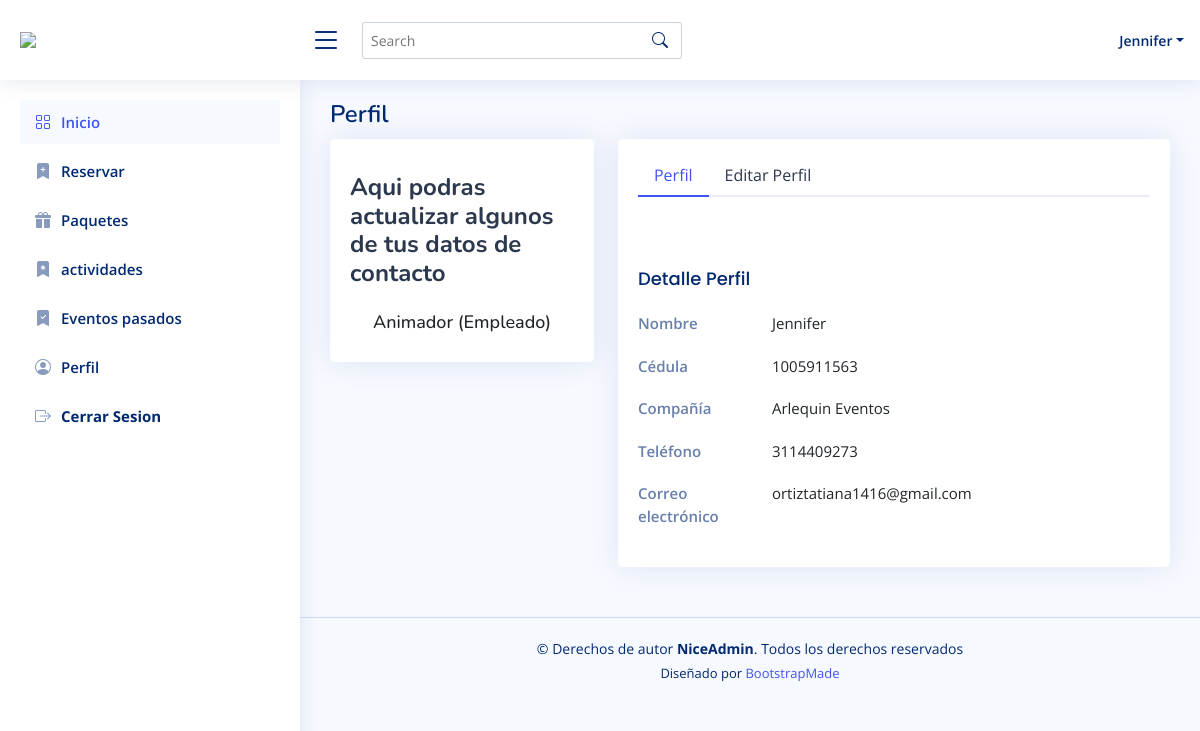
The page /model/cliente/perfil.php (signed in) on the database its author committed.
### tables this page shows
CREATE TABLE `usuarios` (
  `cedula` bigint(20) NOT NULL,
  `nombre` varchar(40) NOT NULL,
  `celular` bigint(20) NOT NULL,
  `contrasena` varchar(100) NOT NULL,
  `correo` varchar(80) NOT NULL,
  `id_tipo_user` int(11) NOT NULL,
  `id_estado` int(11) NOT NULL,
  `nit` bigint(20) NOT NULL,
  `token` varchar(10) NOT NULL
);

CREATE TABLE `empresa` (
  `nit` int(11) NOT NULL,
  `nombre_emp` varchar(50) NOT NULL,
  `telefono` bigint(20) NOT NULL,
  `direccion` varchar(80) NOT NULL
);

### model/cliente/perfil.php (the view, shortened to what this page needs)
<?php
include 'plantilla.php';
$cedula = $_SESSION['cedula'];
$sql = $con->prepare("SELECT usuarios.cedula, usuarios.nombre, usuarios.correo, usuarios.celular, empresa.nombre_emp
                    FROM usuarios
                    INNER JOIN empresa ON usuarios.nit = empresa.nit
                    WHERE usuarios.cedula = $cedula");
$sql->execute();
$cliente = $sql->fetch(PDO::FETCH_ASSOC);
?>
<!DOCTYPE html>
<html lang="es">
<head>
</head>
<body>
    <main id="main" class="main">
        <div class="pagetitle">
            <h1>Perfil</h1>
        </div>
        <section class="section profile">
            <div class="row">
                <div class="col-xl-4">
                    <div class="card">
                        <div class="card-body profile-card pt-4 d-flex flex-column align-items-center">
                            <h2>Aqui podras actualizar algunos de tus datos de contacto</h2>
                            <br>
                            <h3>Animador (Empleado)</h3>
                        </div>
                    </div>
                </div>
                <div class="col-xl-8">
                    <div class="card">
                        <div class="card-body pt-3">
                            <ul class="nav nav-tabs nav-tabs-bordered">
                                <li class="nav-item">
                                    <button class="nav-link active" data-bs-toggle="tab"
                                        data-bs-target="#profile-overview">Perfil</button>
                                </li>
                                <li class="nav-item">
                                    <button class="nav-link" data-bs-toggle="tab"
                                        data-bs-target="#profile-edit">Editar Perfil</button>
                                </li>
                            </ul>
                            <div class="tab-content pt-2">
                                <div class="tab-pane fade show active profile-overview" id="profile-overview">
                                    <h5 class="card-title"></h5>
                                    <h5 class="card-title">Detalle Perfil</h5>
                                    <div class="row">
                                        <div class="col-lg-3 col-md-4 label ">Nombre</div>
                                        <div class="col-lg-9 col-md-8"><?php echo $cliente['nombre']; ?></div>
                                    </div>
                                    <div class="row">
                                        <div class="col-lg-3 col-md-4 label ">Cédula</div>
                                        <div class="col-lg-9 col-md-8"><?php echo $cedula?></div>
                                    </div>
                                    <div class="row">
                                        <div class="col-lg-3 col-md-4 label">Compañía</div>
                                        <div class="col-lg-9 col-md-8"><?php echo $cliente['nombre_emp']; ?></div>
                                    </div>
                                    <div class="row">
                                        <div class="col-lg-3 col-md-4 label">Teléfono</div>
                                        <div class="col-lg-9 col-md-8"><?php echo $cliente['celular']; ?></div>
                                    </div>
                                    <div class="row">
                                        <div class="col-lg-3 col-md-4 label">Correo electrónico</div>
                                        <div class="col-lg-9 col-md-8"><?php echo htmlspecialchars($cliente['correo']); ?></div>
                                    </div>
                                </div>
                            </div>
                        </div>
                    </div>
                </div>
            </div>
        </section>
    </main>
    <footer id="footer" class="footer">
        <div class="copyright">
            &copy; Derechos de autor <strong><span>NiceAdmin</span></strong>. Todos los derechos reservados
        </div>
        <div class="credits">
            Diseñado por <a href="https://bootstrapmade.com/">BootstrapMade</a>
        </div>
    </footer>
</body>
</html>

### model/cliente/plantilla.php (shortened to what this page needs)
<?php
$db = new DataBase();
$con = $db->conectar();
$cedula = $_SESSION['cedula'];
$con_nombre = $con->prepare("SELECT * FROM usuarios WHERE cedula = $cedula");
$con_nombre->execute();
$nombres = $con_nombre->fetchAll(PDO::FETCH_ASSOC);
foreach ($nombres as $fila) {
    $nombre = $fila['nombre'];
}
?>
<!DOCTYPE html>
<html lang="en">
<head>
  <link href="../administrador/pages/assets/vendor/bootstrap/css/bootstrap.min.css" rel="stylesheet">
  <link href="../administrador/pages/assets/vendor/bootstrap-icons/bootstrap-icons.css" rel="stylesheet">
  <link href="../administrador/pages/assets/vendor/boxicons/css/boxicons.min.css" rel="stylesheet">
  <link href="../administrador/pages/assets/vendor/quill/quill.snow.css" rel="stylesheet">
  <link href="../administrador/pages/assets/vendor/quill/quill.bubble.css" rel="stylesheet">
  <link href="../administrador/pages/assets/vendor/remixicon/remixicon.css" rel="stylesheet">
  <link href="../administrador/pages/assets/vendor/simple-datatables/style.css" rel="stylesheet">
  <link rel="stylesheet" href="../../css/tablas.css">
  <link href="../administrador/pages/assets/css/style.css" rel="stylesheet">
</head>
<body>
    <header id="header" class="header fixed-top d-flex align-items-center">
<div class="d-flex align-items-center justify-content-between">
  <a href="index.html" class="logo d-flex align-items-center">
    <img src="../../imagenes/logos/Logo Arlequin Color.png" class="logo_arlequin">
  </a>
  <i class="bi bi-list toggle-sidebar-btn"></i>
</div>
<div class="search-bar">
  <form class="search-form d-flex align-items-center" method="POST" action="#">
    <input type="text" name="query" placeholder="Search" title="Enter search keyword">
    <button type="submit" title="Search"><i class="bi bi-search"></i></button>
  </form>
</div>
<nav class="header-nav ms-auto">
  <ul class="d-flex align-items-center">
    <li class="nav-item dropdown pe-3">
      <a class="nav-link nav-profile d-flex align-items-center pe-0" href="#" data-bs-toggle="dropdown">
        <span class="d-none d-md-block dropdown-toggle ps-2"><?php echo $nombre ?></span>
      </a>
    </li>
  </ul>
</nav>
</header>
  <aside id="sidebar" class="sidebar">
<ul class="sidebar-nav" id="sidebar-nav">
  <li class="nav-item">
    <a class="nav-link " href="index.php">
      <i class="bi bi-grid"></i>
      <span>Inicio</span>
    </a>
  </li>
  <li class="nav-item">
    <a class="nav-link collapsed" href="registro_venta.php">
      <i class="bi bi-bookmark-plus-fill"></i>
      <span>Reservar</span>
    </a>
  </li>
  <li class="nav-item">
    <a class="nav-link collapsed" href="paquetes.php">
      <i class="bi bi-gift-fill"></i>
      <span>Paquetes</span>
    </a>
  </li>
  <li class="nav-item">
    <a class="nav-link collapsed" href="actividades.php">
      <i class="bi bi-bookmark-star-fill"></i>
      <span>actividades</span>
    </a>
  </li>
    <li class="nav-item">
      <a class="nav-link collapsed" href="completadas.php">
        <i class="bi bi-bookmark-check-fill"></i>
        <span>Eventos pasados</span>
      </a>
    </li>
  <li class="nav-item">
    <a class="nav-link collapsed" href="perfil.php">
      <i class="bi bi-person-circle"></i>
      <span>Perfil</span>
    </a>
  </li>
      <li class="nav-item">
          <a class="nav-link collapsed" href="#">
              <i class="bi bi-box-arrow-right"></i>
              <form method="POST">
                <span><input type="submit" class="cerrar" name="cerrar" value="Cerrar Sesion"></span>
              </form>
            </a>
        </li>
</ul>
</aside>

### model/administrador/pages/assets/css/style.css (style rules this page uses)
:root { scroll-behavior: smooth; }
body { font-family: "Open Sans", sans-serif; background: #f6f9ff; color: #444444; }
a { color: #4154f1; text-decoration: none; }
h1, h2, h3, h4, h5, h6 { font-family: "Nunito", sans-serif; }
#main { margin-top: 80px; padding: 20px 30px; transition: all 0.3s; }
.pagetitle { margin-bottom: 10px; }
.pagetitle h1 { font-size: 24px; margin-bottom: 0; font-weight: 600; color: #012970; }
.card { margin-bottom: 30px; border: none; border-radius: 5px; box-shadow: 0px 0 30px rgba(1, 41, 112, 0.1); }
.card-title { padding: 20px 0 15px 0; font-size: 18px; font-weight: 500; color: #012970; font-family: "Poppins", sans-serif; }
.card-body { padding: 0 20px 20px 20px; }
.nav-tabs-bordered { border-bottom: 2px solid #ebeef4; }
.nav-tabs-bordered .nav-link { margin-bottom: -2px; border: none; color: #2c384e; }
.nav-tabs-bordered .nav-link.active { background-color: #fff; color: #4154f1; border-bottom: 2px solid #4154f1; }
.logo { line-height: 1; }
@media (min-width: 1200px) { .logo { width: 280px; } }
.logo_arlequin { width: 25vh; margin-right: 6px; }
.header { transition: all 0.5s; z-index: 997; height: 80px; box-shadow: 0px 2px 20px rgba(1, 41, 112, 0.1); background-color: #fff; padding-left: 20px; }
.header .toggle-sidebar-btn { font-size: 32px; padding-left: 10px; cursor: pointer; color: #012970; }
.header .search-bar { min-width: 360px; padding: 0 20px; }
.header .search-form { width: 100%; }
.header .search-form input { border: 0; font-size: 14px; color: #012970; border: 1px solid rgba(1, 41, 112, 0.2); padding: 7px 38px 7px 8px; border-radius: 3px; transition: 0.3s; width: 100%; }
.header .search-form button { border: 0; padding: 0; margin-left: -30px; background: none; }
.header .search-form button i { color: #012970; }
.header-nav ul { list-style: none; }
.header-nav>ul { margin: 0; padding: 0; }
.header-nav .nav-profile { color: #012970; }
.header-nav .nav-profile span { font-size: 14px; font-weight: 600; }
.sidebar { position: fixed; top: 80px; left: 0; bottom: 0; width: 300px; z-index: 996; transition: all 0.3s; padding: 20px; overflow-y: auto; scrollbar-width: thin; scrollbar-color: #aab7cf transparent; box-shadow: 0px 0px 20px rgba(1, 41, 112, 0.1); background-color: #fff; }
@media (min-width: 1200px) { #main, #footer { margin-left: 300px; } }
.sidebar-nav { padding: 0; margin: 0; list-style: none; }
.sidebar-nav li { padding: 0; margin: 0; list-style: none; }
.sidebar-nav .nav-item { margin-bottom: 5px; }
.sidebar-nav .nav-link { display: flex; align-items: center; font-size: 15px; font-weight: 600; color: #4154f1; transition: 0.3; background: #f6f9ff; padding: 10px 15px; border-radius: 4px; }
.sidebar-nav .nav-link i { font-size: 16px; margin-right: 10px; color: #4154f1; }
.sidebar-nav .nav-link.collapsed { color: #012970; background: #fff; }
.sidebar-nav .nav-link.collapsed i { color: #899bbd; }
.profile .profile-card h2 { font-size: 24px; font-weight: 700; color: #2c384e; margin: 10px 0 0 0; }
.profile .profile-card h3 { font-size: 18px; }
.profile .profile-overview .row { margin-bottom: 20px; font-size: 15px; }
.profile .profile-overview .card-title { color: #012970; }
.profile .profile-overview .label { font-weight: 600; color: rgba(1, 41, 112, 0.6); }
.footer { padding: 20px 0; font-size: 14px; transition: all 0.3s; border-top: 1px solid #cddfff; }
.footer .copyright { text-align: center; color: #012970; }
.footer .credits { padding-top: 5px; text-align: center; font-size: 13px; color: #012970; }

### model/cliente/plantilla.php (style rules this page uses)
aside .cerrar { background-color: transparent; border: 0; margin: 0; padding: 0; font-weight: bold; color: #012970; }

### rows shown on the page
usuarios: nombre "Jennifer", empresa.nombre_emp "Arlequin Eventos", celular "3114409273", correo "ortiztatiana1416@gmail.com"

### other values the page prints
$cedula "1005911563"
